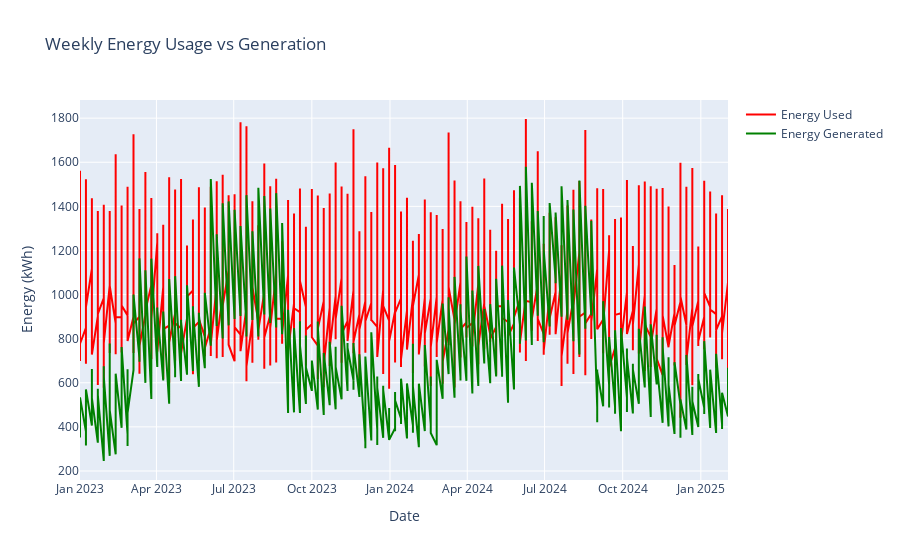
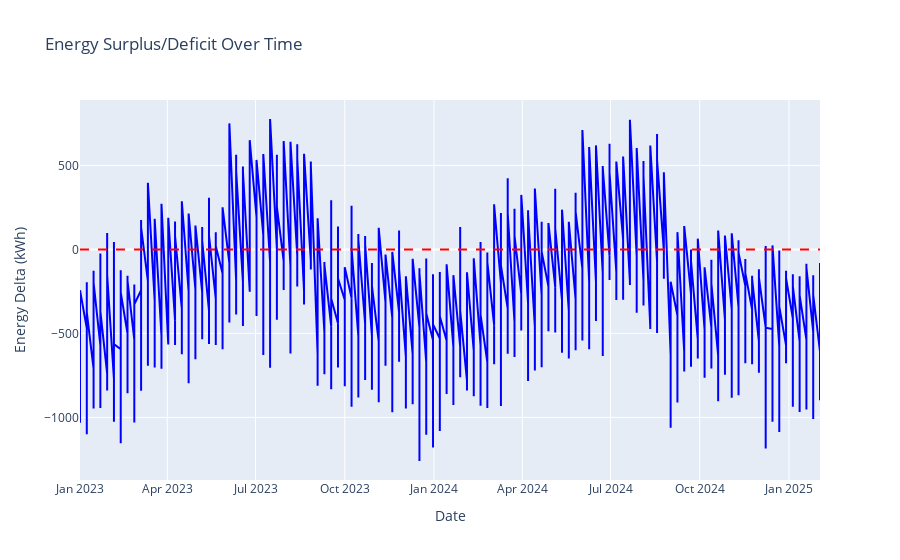
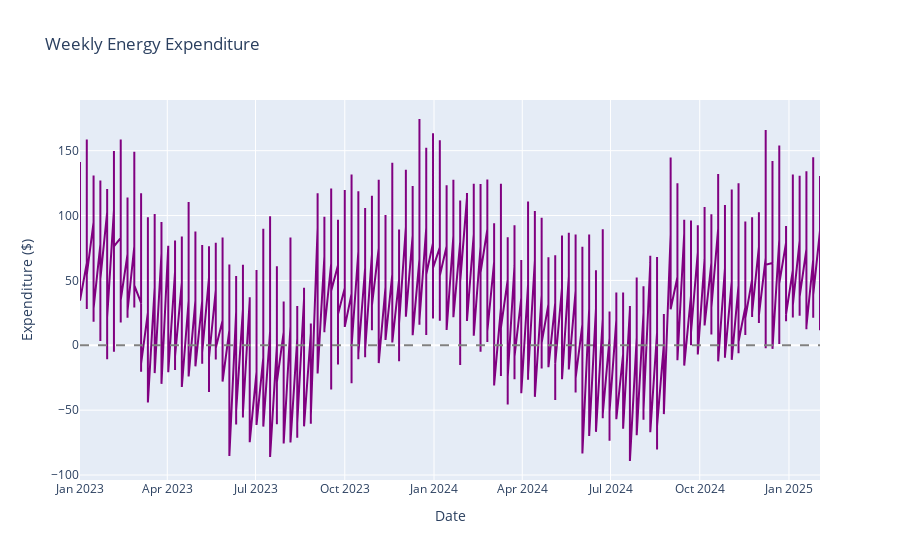
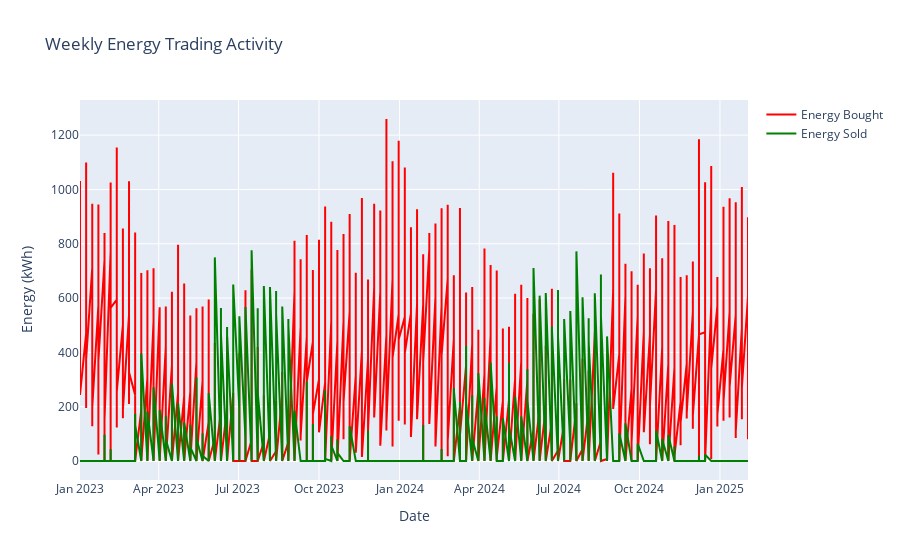

The notebook cell saved with these charts, in order:
### Code cell
import sys
import os
from pathlib import Path

# Add parent directory to Python path
notebook_dir = Path(os.getcwd())
project_dir = notebook_dir.parent
sys.path.append(str(project_dir))

import pandas as pd
import numpy as np
import plotly.express as px
import plotly.graph_objects as go
from datetime import datetime, timedelta
import sys
import os
from src.data_processor import DataProcessor

# Load and process data
processor = DataProcessor()
df = processor.load_household_data('../data/sample_household_data.csv')

# 1. Energy Usage vs Generation Plot
fig1 = go.Figure()
fig1.add_trace(go.Scatter(x=df['Date'], 
                         y=df['EnergyUsed'], 
                         name='Energy Used',
                         line=dict(color='red')))
fig1.add_trace(go.Scatter(x=df['Date'], 
                         y=df['EnergyGeneratedFromRenewableSources'], 
                         name='Energy Generated',
                         line=dict(color='green')))
fig1.update_layout(
    title='Weekly Energy Usage vs Generation',
    xaxis_title='Date',
    yaxis_title='Energy (kWh)',
    hovermode='x unified'
)
fig1.show()

# 2. Energy Delta Analysis
df['Delta'] = processor.calculate_delta(
    df['EnergyGeneratedFromRenewableSources'], 
    df['EnergyUsed']
)
fig2 = go.Figure()
fig2.add_trace(go.Scatter(x=df['Date'], 
                         y=df['Delta'],
                         line=dict(color='blue')))
fig2.update_layout(
    title='Energy Surplus/Deficit Over Time',
    xaxis_title='Date',
    yaxis_title='Energy Delta (kWh)',
    hovermode='x'
)
fig2.add_hline(y=0, line_dash="dash", line_color="red")
fig2.show()

# 3. Financial Analysis
fig3 = go.Figure()
fig3.add_trace(go.Scatter(x=df['Date'], 
                         y=df['TotalExpenditure'],
                         line=dict(color='purple')))
fig3.update_layout(
    title='Weekly Energy Expenditure',
    xaxis_title='Date',
    yaxis_title='Expenditure ($)',
    hovermode='x'
)
fig3.add_hline(y=0, line_dash="dash", line_color="gray")
fig3.show()

# 4. Energy Trading Analysis
fig4 = go.Figure()
fig4.add_trace(go.Scatter(x=df['Date'], 
                         y=df['EnergyBought'],
                         name='Energy Bought',
                         line=dict(color='red')))
fig4.add_trace(go.Scatter(x=df['Date'], 
                         y=df['EnergySold'],
                         name='Energy Sold',
                         line=dict(color='green')))
fig4.update_layout(
    title='Weekly Energy Trading Activity',
    xaxis_title='Date',
    yaxis_title='Energy (kWh)',
    hovermode='x unified'
)
fig4.show()

# 5. Calculate and display key statistics
stats = {
    'Average Weekly Usage (kWh)': df['EnergyUsed'].mean(),
    'Average Weekly Generation (kWh)': df['EnergyGeneratedFromRenewableSources'].mean(),
    'Average Weekly Expenditure ($)': df['TotalExpenditure'].mean(),
    'Total Net Expenditure ($)': df['TotalExpenditure'].sum(),
    'Weeks as Seller': (df['Delta'] > 0).sum(),
    'Weeks as Buyer': (df['Delta'] < 0).sum()
}

print("\nKey Statistics:")
for key, value in stats.items():
    print(f"{key}: {value:.2f}")

# 6. Household Comparison Analysis
# Energy Usage Comparison
fig5 = go.Figure()
for household in df['HouseholdID'].unique():
    household_data = df[df['HouseholdID'] == household]
    fig5.add_trace(go.Scatter(
        x=household_data['Date'],
        y=household_data['EnergyUsed'],
        name=f'{household} Usage',
        mode='lines'
    ))
fig5.update_layout(
    title='Energy Usage Comparison Across Households',
    xaxis_title='Date',
    yaxis_title='Energy Usage (kWh)',
    hovermode='x unified'
)
fig5.show()

# 7. Generation Capacity Comparison
fig6 = go.Figure()
for household in df['HouseholdID'].unique():
    household_data = df[df['HouseholdID'] == household]
    fig6.add_trace(go.Scatter(
        x=household_data['Date'],
        y=household_data['EnergyGeneratedFromRenewableSources'],
        name=f'{household} Generation',
        mode='lines'
    ))
fig6.update_layout(
    title='Renewable Energy Generation Comparison',
    xaxis_title='Date',
    yaxis_title='Energy Generated (kWh)',
    hovermode='x unified'
)
fig6.show()

# 8. Net Trading Position
fig7 = go.Figure()
for household in df['HouseholdID'].unique():
    household_data = df[df['HouseholdID'] == household]
    net_position = household_data['EnergySold'] - household_data['EnergyBought']
    fig7.add_trace(go.Scatter(
        x=household_data['Date'],
        y=net_position,
        name=f'{household} Net Position',
        mode='lines'
    ))
fig7.update_layout(
    title='Net Trading Position by Household',
    xaxis_title='Date',
    yaxis_title='Net Energy Position (kWh)',
    hovermode='x unified'
)
fig7.add_hline(y=0, line_dash="dash", line_color="gray")
fig7.show()

# 9. Household Statistics Table
household_stats = df.groupby('HouseholdID').agg({
    'EnergyUsed': 'mean',
    'EnergyGeneratedFromRenewableSources': 'mean',
    'TotalExpenditure': ['mean', 'sum'],
    'EnergySold': 'sum',
    'EnergyBought': 'sum'
}).round(2)

print("\nHousehold Statistics:")
print(household_stats)

### Figure 1 — Plotly figure (JSON) as saved in the notebook; plotly's stock layout.template omitted (floating-point values rounded to 4 significant figures; data arrays with more than 128 entries replaced by an {"elided": "..."} marker saying what was removed)
{"data": [{"line": {"color": "red"}, "name": "Energy Used", "type": "scatter", "x": {"elided": "550 str values"}, "y": {"elided": "550 float values"}}, {"line": {"color": "green"}, "name": "Energy Generated", "type": "scatter", "x": {"elided": "550 str values"}, "y": {"elided": "550 float values"}}], "layout": {"hovermode": "x unified", "title": {"text": "Weekly Energy Usage vs Generation"}, "xaxis": {"title": {"text": "Date"}}, "yaxis": {"title": {"text": "Energy (kWh)"}}}}

### Figure 2 — Plotly figure (JSON) as saved in the notebook; plotly's stock layout.template omitted (floating-point values rounded to 4 significant figures; data arrays with more than 128 entries replaced by an {"elided": "..."} marker saying what was removed)
{"data": [{"line": {"color": "blue"}, "type": "scatter", "x": {"elided": "550 str values"}, "y": {"elided": "550 float values"}}], "layout": {"hovermode": "x", "shapes": [{"line": {"color": "red", "dash": "dash"}, "type": "line", "x0": 0, "x1": 1, "xref": "x domain", "y0": 0, "y1": 0, "yref": "y"}], "title": {"text": "Energy Surplus/Deficit Over Time"}, "xaxis": {"title": {"text": "Date"}}, "yaxis": {"title": {"text": "Energy Delta (kWh)"}}}}

### Figure 3 — Plotly figure (JSON) as saved in the notebook; plotly's stock layout.template omitted (floating-point values rounded to 4 significant figures; data arrays with more than 128 entries replaced by an {"elided": "..."} marker saying what was removed)
{"data": [{"line": {"color": "purple"}, "type": "scatter", "x": {"elided": "550 str values"}, "y": {"elided": "550 float values"}}], "layout": {"hovermode": "x", "shapes": [{"line": {"color": "gray", "dash": "dash"}, "type": "line", "x0": 0, "x1": 1, "xref": "x domain", "y0": 0, "y1": 0, "yref": "y"}], "title": {"text": "Weekly Energy Expenditure"}, "xaxis": {"title": {"text": "Date"}}, "yaxis": {"title": {"text": "Expenditure ($)"}}}}

### Figure 4 — Plotly figure (JSON) as saved in the notebook; plotly's stock layout.template omitted (floating-point values rounded to 4 significant figures; data arrays with more than 128 entries replaced by an {"elided": "..."} marker saying what was removed)
{"data": [{"line": {"color": "red"}, "name": "Energy Bought", "type": "scatter", "x": {"elided": "550 str values"}, "y": {"elided": "550 float values"}}, {"line": {"color": "green"}, "name": "Energy Sold", "type": "scatter", "x": {"elided": "550 str values"}, "y": {"elided": "550 float values"}}], "layout": {"hovermode": "x unified", "title": {"text": "Weekly Energy Trading Activity"}, "xaxis": {"title": {"text": "Date"}}, "yaxis": {"title": {"text": "Energy (kWh)"}}}}
